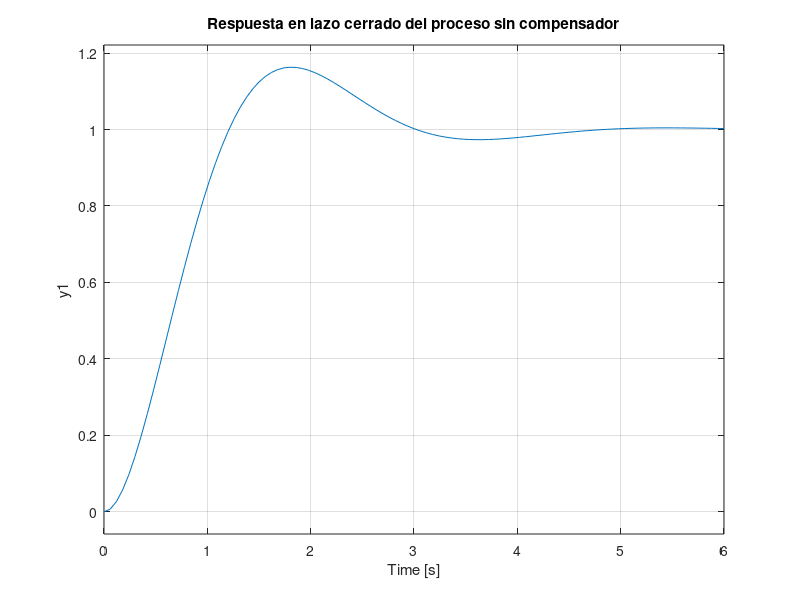
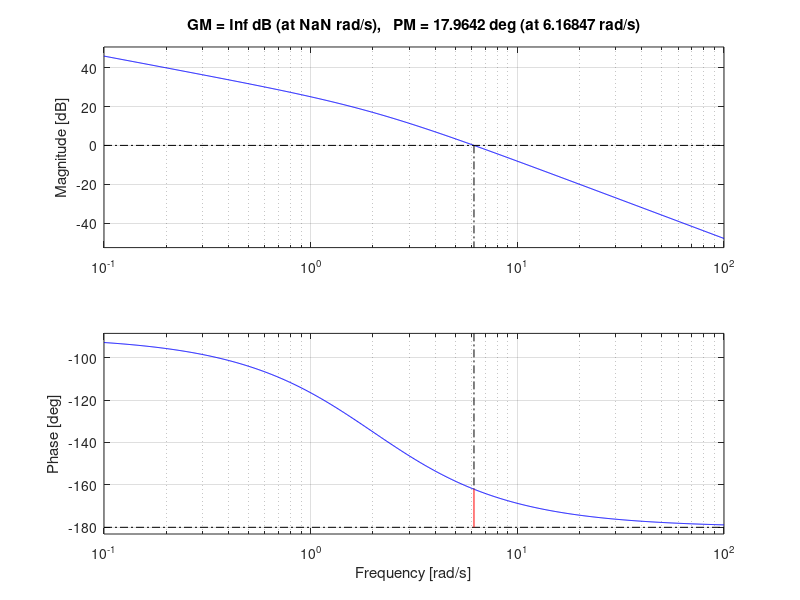
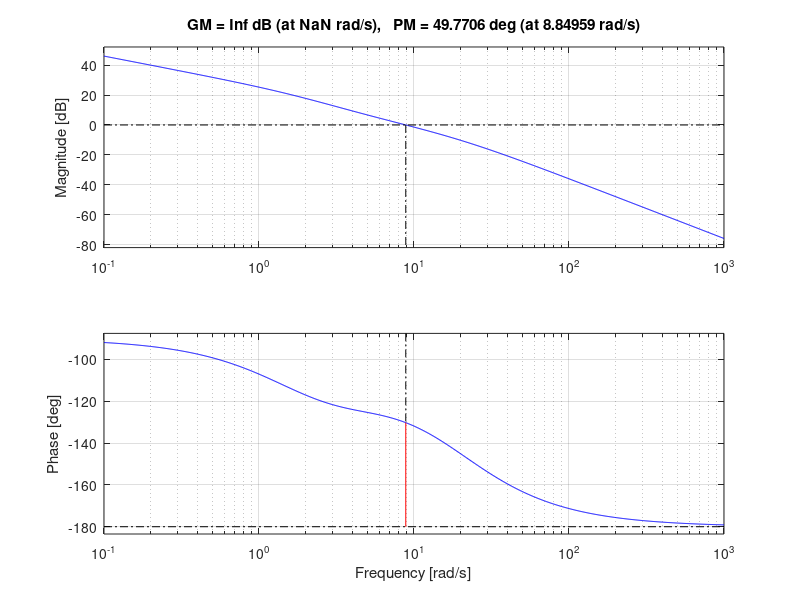
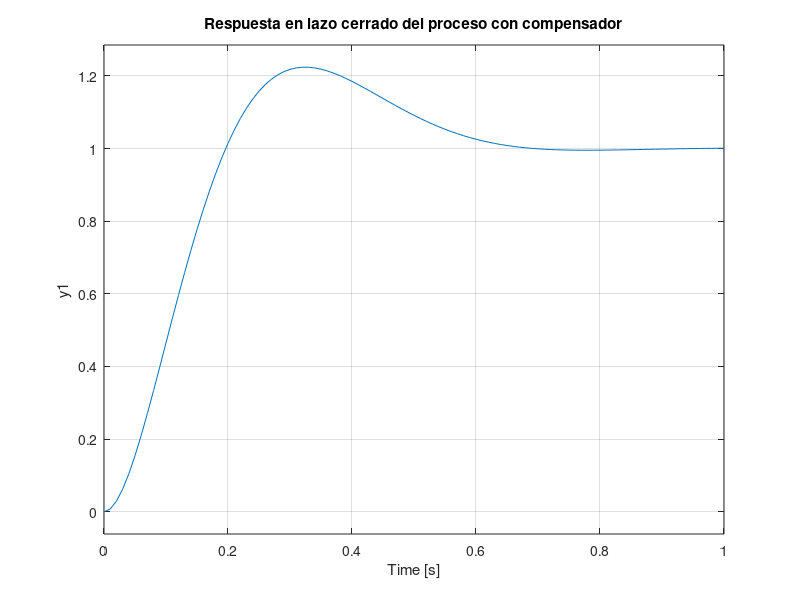

Here is the MATLAB script that generated these plots, in order:
clc
clear
close all


%------proceso
g=tf(4,[1 2 0]);
g_cl=feedback(g,1);
step(g_cl)
title('Respuesta en lazo cerrado del proceso sin compensador')

%---------encontrar el MF y MG de K*G(s)
K=10;
g1=K*g;
figure
margin(g1)
[Gm,Pm,Wcg,Wcp] = margin(g1); % obtengo MF Y MG de KG(s)
grid on
%--------angulo de adelanto de fase que compensara---
MF = 50; %deseado
phim = MF-Pm+5;
%--------angulo de adelanto de fase que compensara---
%---------se encuentra a------

a=(1-sind(phim))/(1+sind(phim));%(1-sind(37))/(1+sind(37));%0.25;
%-------se encuentra la nueva frecuencia de cruce de ganancia---
kgw= -20*log10(1/sqrt(a)); %|kG(jw)|db=-20log10(1/sqrt(a))
var1=20*log10(40);
x=10^((var1-kgw)/20)
w=roots([1 0 4 0 -x^2]);
w=w(4);

%-------a partir de w se encuentra la ubicacion del cero y el polo--
%---G_c(s)=Kc*(s+z)/(s+p)---> z=1/T, p=-1/(aT)   z=w

T=1/(w*sqrt(a));
z=1/T;
p=1/(T*a);
Kc=K/a;
gc=Kc*tf([1 z],[1 p]);

s_comp=gc*g;
figure
margin(s_comp)
s_comp_clo=feedback(s_comp,1);
figure
step(s_comp_clo)
title('Respuesta en lazo cerrado del proceso con compensador')


figure
step(s_comp_clo,'k')
hold on
step(g_cl,'b')
legend('compensado','no compensado')


figure
pzmap(s_comp_clo)


